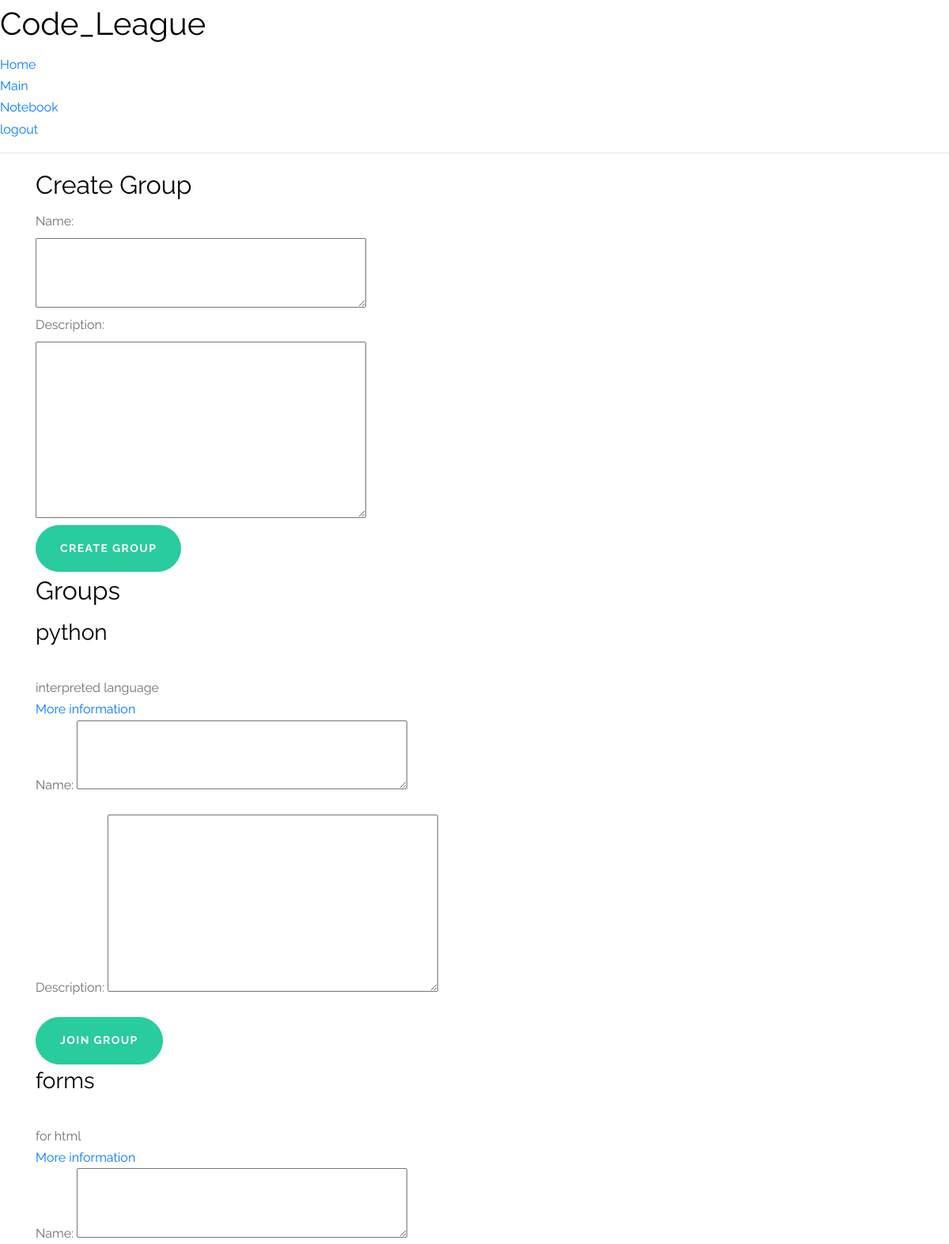
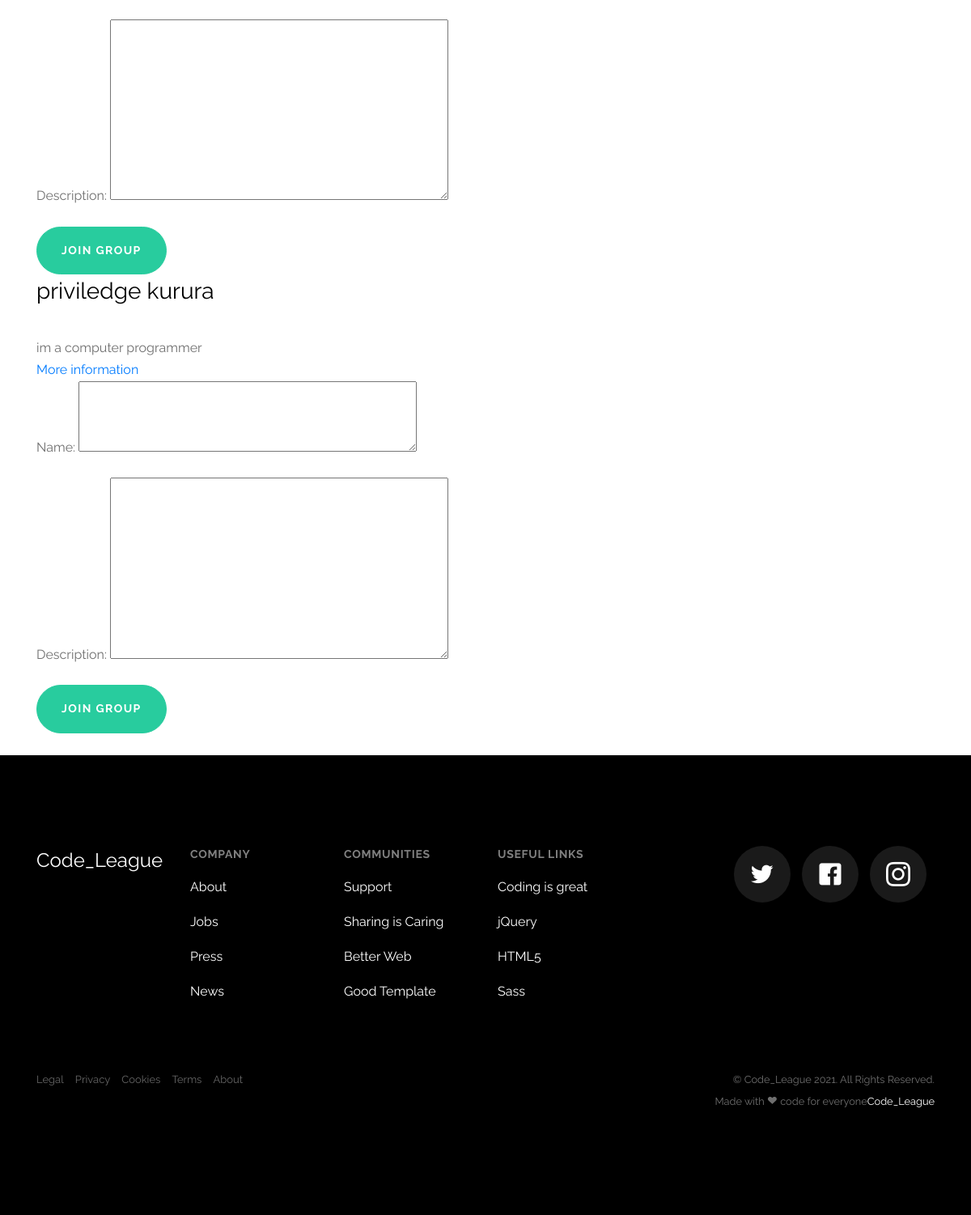
Screenshot of /home/ (signed in) with the database file from the repository (2 pictures, top to bottom).
### myblogs/models.py (models this page shows)
class Group(models.Model):
    name = models.CharField(max_length=240)
    description = models.CharField(max_length=5000)
    attendees = models.ManyToManyField(Profile)
    comments = models.ManyToManyField(Comment)
    classes = models.ManyToManyField(Classes)
    questions = models.ManyToManyField(Questions)

### myblogs/views.py (the view)
# urls.py: 2. Add a URL to urlpatterns:  path('', views.home, name='home')
@login_required
def home(request):
    context = {'form': CreateGroupForm(),
               'groups': Group.objects.all()}
    if request.method == 'POST':
        form = CreateGroupForm(request.POST)
        if form.is_valid():
            group = form.save()
            group.refresh_from_db()
            group.name = form.cleaned_data.get('name')
            group.description = form.cleaned_data.get('description')
            group.attendees.add(Profile.objects.get(user=request.user))
            group.save()
            return render(request, 'myblogs/home.html', context)
        else:
            return HttpResponse("The input is invalid")
    else:
        return render(request, 'myblogs/home.html', context)

### myblogs/forms.py
class CreateGroupForm(forms.ModelForm):
    name = forms.CharField(max_length=240, widget=forms.Textarea(attrs={'cols': 48, 'rows': 3}))
    description = forms.CharField(max_length=5000, widget=forms.Textarea(attrs={'cols': 48, 'rows': 8}))
    class Meta:
        model = Group
        fields = ("name", "description")

### myblogs/templates/myblogs/home.html (shortened to what this page needs)
{% extends 'myblogs/base.html' %}
{% block content %}
<div class="container">
  <h2>Create Group</h2>
  <form method="post">
    {% for field in form %}
      <div>
        {{ field.label_tag }}<br>
        {{ field }}
      </div>
    {% endfor %}
    <button type="submit" class="btn btn-primary"  name="btnCreateGroup">Create Group</button>
  </form>
</div>
<div class="container">
<h2>Groups</h2>
{% for group in groups %}
<h3>{{group.name}}</h3><br>
  {{group.description}}<br>
  <a href="{{group.id}}">More information</a>
  <form method="post">
      {{ form.as_p }}
    <button  type="submit" class="btn btn-primary"  name="btnJoinGroup">Join Group</button>
  </form>
{% endfor %}
</div>
<br>
{% endblock %}

### myblogs/static/myblog/css/style.css (style rules this page uses)
html { overflow-x: hidden; }
body { background: #fff; font-family: "Raleway", sans-serif; line-height: 1.7; color: #6f6f6f; }
a { -webkit-transition: .3s all ease; -o-transition: .3s all ease; transition: .3s all ease; }
h1, h2, h3, h4, h5 { line-height: 1.5; font-weight: normal; color: #000; }
.btn { border-radius: 40px; padding: 20px 30px; font-size: 14px; letter-spacing: .1em; text-transform: uppercase; font-weight: bold; cursor: pointer; }
.btn.btn-primary { background: #28CC9E; border-color: #28CC9E; color: #fff; }
textarea { height: inherit !important; }

### rows the page displays
Group: name "python", description "interpreted language"
Group: name "forms", description "for html"
Group: name "priviledge kurura", description "im a computer programmer"

### other values shown
{{ field.label_tag }} "Name:" "Description:"
